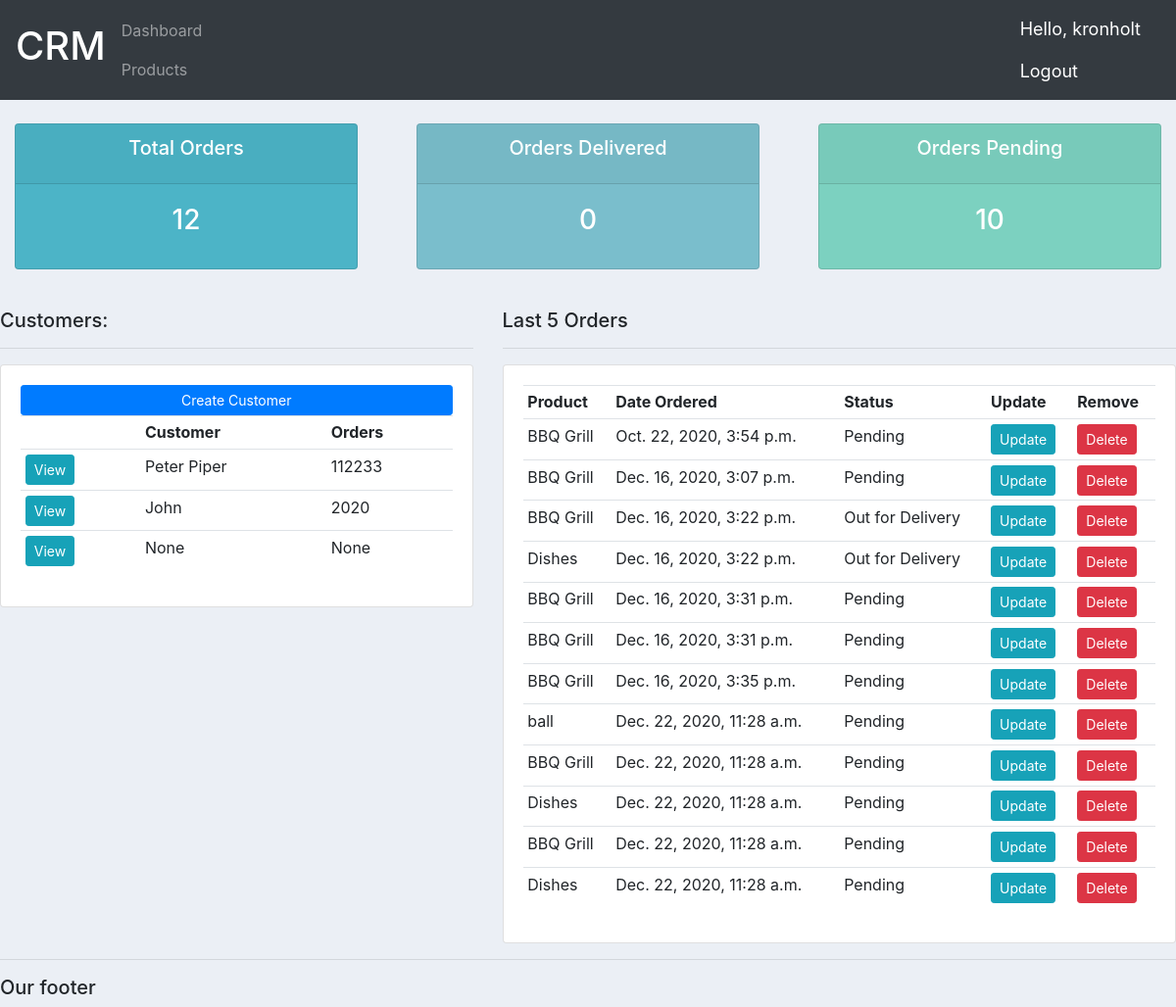
Page / (signed in) on the earlier database version.
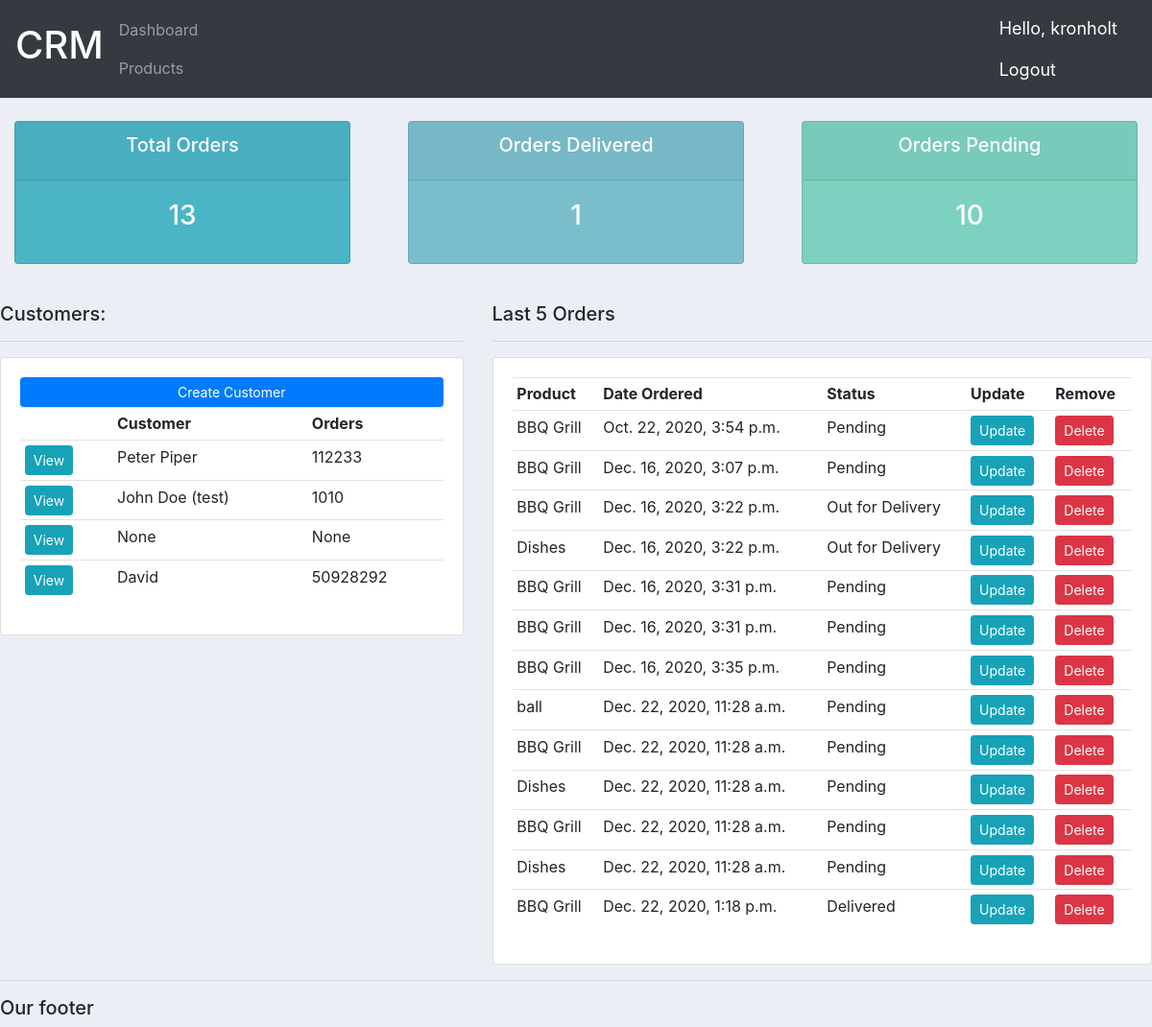
Same page on the later database version.
### accounts/models.py (models this page shows, shortened)
class Customer(models.Model):
    user = models.OneToOneField(User, null=True, blank=True, on_delete=models.CASCADE)
    name = models.CharField(max_length=200, null=True)
    phone = models.CharField(max_length=200, null=True)
    email =models.CharField(max_length=200, null=True)
    profile_pic = models.ImageField(default="profile1.png", null=True, blank=True)
    date_created = models.DateTimeField(auto_now_add=True)

class Order(models.Model):
    STATUS = (
        ('Pending', 'Pending'),
        ('Out for Delivery', 'Out for deliver'),
        ('Delivered', 'Delivered'),
    )
    customer = models.ForeignKey(Customer, null=True, on_delete=models.SET_NULL)
    product = models.ForeignKey(Product, null=True, on_delete=models.SET_NULL)
    date_created = models.DateTimeField(auto_now_add=True)
    status = models.CharField(max_length=200, null=True, choices=STATUS)
    note = models.CharField(max_length=1000, null=True)

class Product(models.Model):
    CATEGORY = (
        ('Indoor', 'Indooor'),
        ('Out Door', 'Out Door'),
    )
    name =  models.CharField(max_length=200, null=True)
    price = models.FloatField(null=True)
    category =  models.CharField(max_length=200, null=True, choices=CATEGORY)
    description =  models.CharField(max_length=200, null=True, blank=True)
    date_created = models.DateTimeField(auto_now_add=True)
    tags = models.ManyToManyField(Tag)
    def __str__(self):
        return self.name

### accounts/decorators.py (the view)
        def wrapper_func(request, *args, **kwargs):
            group = None
            if request.user.groups.exists():
                group = request.user.groups.all()[0].name
            if group in allowed_roles:
                return view_func(request, *args, **kwargs)
            else:
                return redirect('home')

### accounts/views.py (called while the page is built)
@login_required(login_url='login')
@allowed_users(allowed_roles = ['admin'])
def home(request):
    orders = Order.objects.all()
    customers = Customer.objects.all()
    total_customers = customers.count()
    total_orders = orders.count()
    delivered = orders.filter(status='Delivered').count()
    pending = orders.filter(status='Pending').count()
    is_admin = True
    context = {'is_admin':is_admin, 'orders':orders, 'customers':customers, 'total_customers':total_customers, 'total_orders':total_orders, 'delivered':delivered, 'pending':pending,}
    return render(request, 'accounts/dashboard.html', context)

### accounts/templates/accounts/dashboard.html
{% extends 'accounts/main.html' %}
{% block content %}
{% include 'accounts/status.html' %}
<br>
<div class="row">
    <div class="col-md-5">
        <h5>Customers:</h5>
        <hr>
        <div class="card card-body">
            <a class="btn btn-primary btn-sm btn-block" href="{% url 'create_customer' %}">Create Customer</a>
        <table class="table table-sm">
            <tr>
                <th></th>
                <th>Customer</th>
                <th>Orders</th>
            </tr>
            {% for c in customers %}
            <tr>
                <td><a class="btn btn-sm btn-info" href="{% url 'customer' c.id %}">View</a></td>
                <td>{{c.name}}</td>
                <td>{{c.phone}}</td>
            </tr>
            {% endfor %}
        </table>
        </div>
    </div>
    <div class="col-md-7">
        <h5>Last 5 Orders</h5>
        <hr>
        <div class="card card-body">
        <table class="table table-sm">
            <tr>
                <th>Product</th>
                <th>Date Ordered</th>
                <th>Status</th>
                <th>Update</th>
                <th>Remove</th>
            </tr>
            {% for order in orders %}
            <tr>
                <td>{{order.product}}</td>
                <td>{{order.date_created}}</td>
                <td>{{order.status}}</td>
                <td><a class="btn btn-sm btn-info" href="{% url 'update_order' order.id %}">Update</a></td>
                <td><a class="btn btn-sm btn-danger" href="{% url 'delete_order' order.id %}">Delete</a></td>
            </tr>
            {% endfor %}
        </table>
        </div>
    </div>
</div>
{% endblock %}

### accounts/templates/accounts/main.html (shortened to what this page needs)
<!DOCTYPE html>
{% load static %}
<html>
    <head>
        <link rel="stylesheet" href="https://stackpath.bootstrapcdn.com/bootstrap/4.5.2/css/bootstrap.min.css">
        <link rel="stylesheet" type="text/css" href="{% static '/css/main.css' %}">
    </head>
    <body>
        {% include 'accounts/navbar.html' %}
        {% block content %}
        {% endblock %}
        <hr>
        <h5>Our footer</h5>
    </body>
</html>

### accounts/templates/accounts/navbar.html (shortened to what this page needs)
{% load static %}
<nav class="navbar  navbar-dark bg-dark">
  <a class="navbar-brand" href="{% url 'home' %}"><h1>CRM</h1></a>
    <ul class="navbar-nav mr-auto">
      {% if is_admin %}
      <li class="nav-item">
        <a class="nav-item nav-link" href="{% url 'home' %}">Dashboard</a>
      </li>
      <li class="nav-item">
        <a class="nav-item nav-link" href="{% url 'products' %}">Products</a>
      </li>
      {% else %}
      <li class="nav-item">
        <a class="nav-item nav-link" href="{% url 'account_settings' %}">Settings</a>
      </li>
      {% endif %}
    </ul>
  <span class="navbar-text">
    <p class="hello-msg">Hello, {{request.user}}  </p>
    <a class="hello-msg" href="{% url 'logout' %}">Logout</a>
  </span>
</nav>

### accounts/templates/accounts/status.html
<br>
<div class="row">
    <div class="col">
        <div class="col-md">
            <div class="card text-center text-white mb-3" id ="total-orders">
                <div class="card-header">
                    <h5 class="card-title">Total Orders</h5>
                </div>
                <div class="card-body">
                    <h3 class="card-title">{{total_orders}}</h3>
                </div>
            </div>
        </div>
    </div>
    <div class="col">
        <div class="col-md">
            <div class="card text-center text-white mb-3" id ="orders-delivered">
                <div class="card-header">
                    <h5 class="card-title">Orders Delivered</h5>
                </div>
                <div class="card-body">
                    <h3 class="card-title">{{delivered}}</h3>
                </div>
            </div>
        </div>
    </div>
    <div class="col">
        <div class="col-md">
            <div class="card text-center text-white mb-3" id ="orders-pending">
                <div class="card-header">
                    <h5 class="card-title">Orders Pending</h5>
                </div>
                <div class="card-body">
                    <h3 class="card-title">{{pending}}</h3>
                </div>
            </div>
        </div>
    </div>
</div>

### static/css/main.css (style rules this page uses)
body { background-color: #ebeff5; }
#total-orders { background-color: #4cb4c7; }
#orders-delivered { background-color: #7abecc; }
#orders-pending { background-color: #7CD1C0; }

### accounts/templates/accounts/navbar.html (style rules this page uses)
.hello-msg { font-size:18px; color:white; margin-right: 20px; }

Differences in the rows shown:
changed Customer: name "John" → "John Doe (test)"; phone "2020" → "1010"
added Customer: name "David", phone "50928292"
added Order: product "BBQ Grill", date_created "Dec. 22, 2020, 1:18 p.m.", status "Delivered"
Other differences:
{{ total_orders }}: "12" → "13"
{{ delivered }}: "0" → "1"
